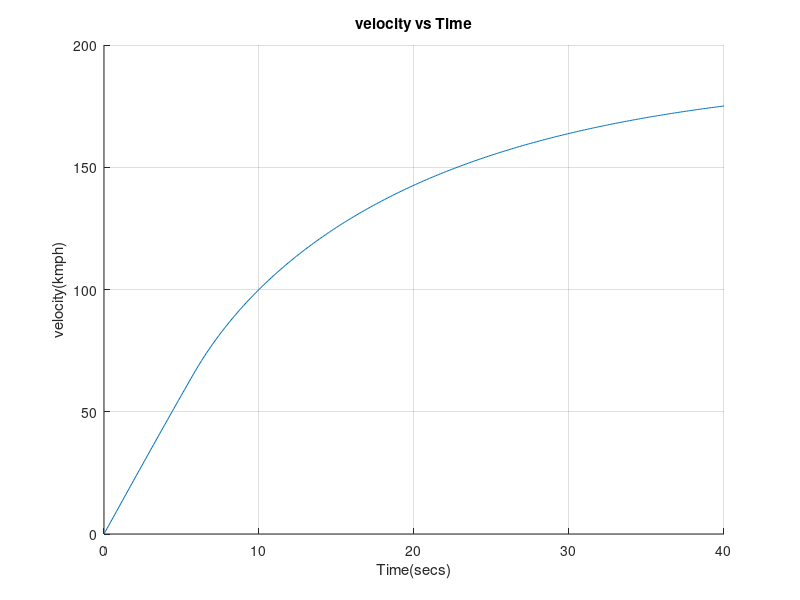
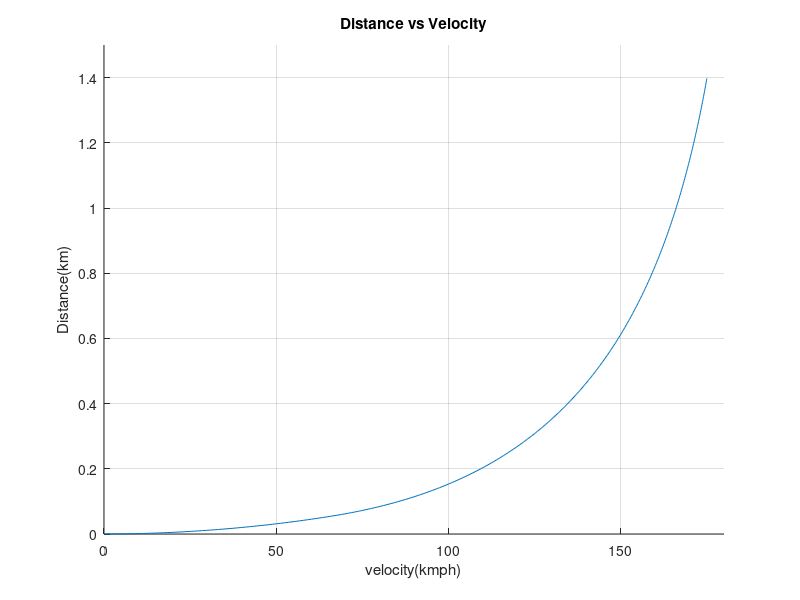
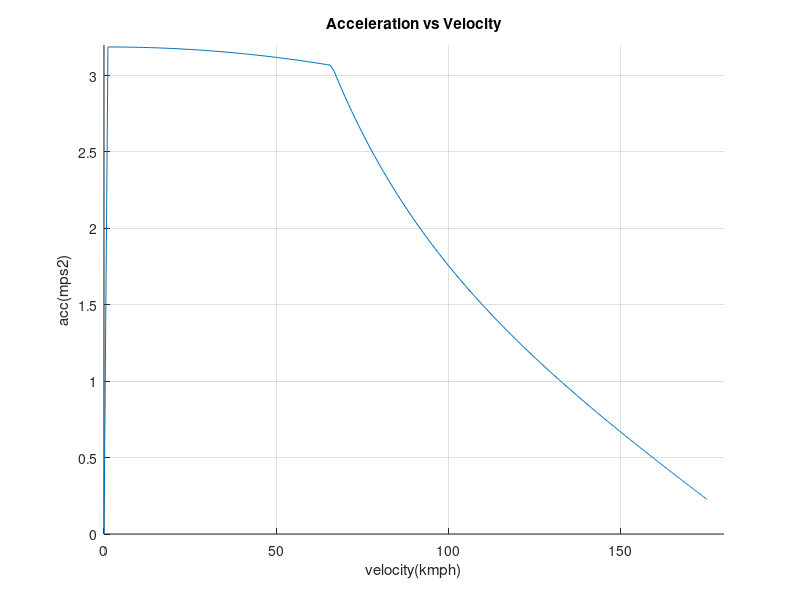
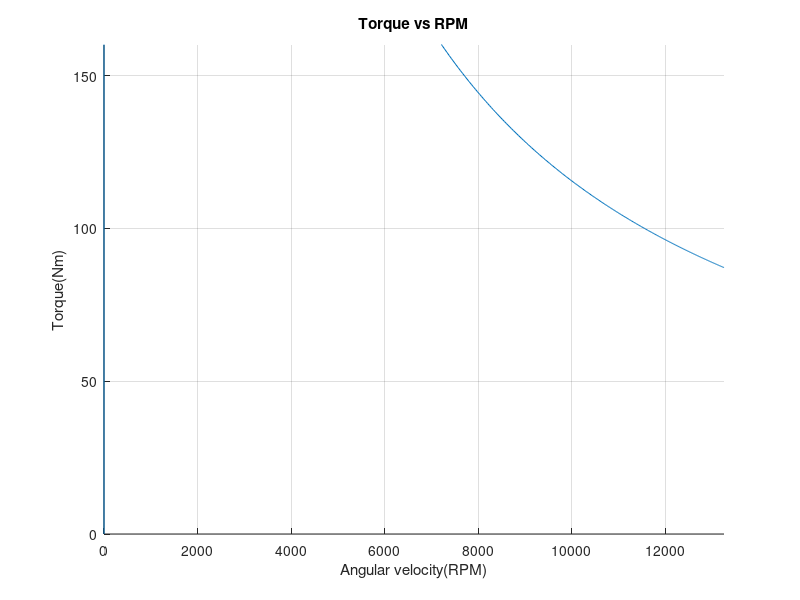

Source code (MATLAB) for these figures, in order:
clear;

% decalaring data for torque and power calculation
Mv=1666.5;
delta=1.097;     %mass factor of the car
M_eq=delta*Mv;
Gr=10;           %fixed gear ratio
fr=0.015;       %rolling resistyance constant
Cd=0.4;        %Aerodynamics drag
Af=1.53*1.84;           %frontal area
r=.35;%(12*0.0254+(2*0.175*0.55))/2;   % tire size 155/60R15
nu=0.90;         %efficiency
v_wind=0;

%decalaring constants
g=9.81;
rho=1.2;       %air density
grade=0.0;    % 6% grade means 6m rise in every 100 m of horizontal distance

%conversion factors
mph2mps=1.6/3.6;
kmph2mph=1/1.6;
rpm2radps=pi/30;
kmph2mps=1/3.6;

%performace data
v_safe=160*kmph2mps;     %160kmph   
vgrade=60*kmph2mps;      %60kmph           
vacc=100*1.105*kmph2mps;     %100kmph for vrated reduced to 75% increase vacc by 4.5% || for vrated reduced to 65% increase vacc by 10.5% || for vrated reduced to 50% increase vacc by 27.5%
v_rated=100*.65*kmph2mps;  %100kmph      105kmph and 73kmph
t_acc=10;

% calculating torque required at maximum aceeleration on level road
Faero=0.5*Cd*Af*rho*(vacc+v_wind)^2;
Froll=Mv*g*fr*cos(0);
Facc=M_eq*vacc/t_acc;
Fgrade=Mv*g*sin(0);

% calculating net torque 
F_max_acc_wheel=Faero+Froll+Facc+Fgrade;
T_max_acc_wheel=F_max_acc_wheel*r;
T_max_acc_motor=T_max_acc_wheel/(Gr*nu);
T_max=T_max_acc_motor;

% calculating constants
Fte=(Gr/r)*T_max*nu;
Frr=Froll;
Fg=Fgrade;
Fad_const=0.5*Cd*Af*rho;
k2=(Fte-Frr-Fg)/M_eq;      %for constant torque region
k1=(Fad_const)/M_eq;       %for constant torque and constant power region

%run for end loop for 1500 cycle
% Array difination of variables
t=linspace(0,15,151);
v=zeros(1,151);
dT=0.1;            % 0.1 sec time step

for n=1:150
    v(n+1)= v(n)+ dT*(k2-(k1*(v(n)+v_wind)^2));
    if t(n)==10
        QQ=n;
    end
end
T_fac=vacc/v(QQ);
T_max=T_max_acc_motor*T_fac;
fprintf('The torque required from the motor is %d Nm \n', T_max);


% Now calculating power, RPM and optimizing rated speed via simulations in different motor modes
% calculating constants

Fte=(Gr/r)*T_max*nu;
Frr=Mv*g*fr*cos(0);
Fg=Mv*g*sin(0);
Fad_const=0.5*Cd*Af*rho;
k2=(Fte-Frr-Fg)/M_eq;      %for constant torque region
k1=(Fad_const)/M_eq;       %for constant torque and constant power region
k2_cp=(-Frr-Fg)/M_eq;
k3=((Fte*v_rated)/M_eq);   %for contant power region torque calculation


% Array difination of variables
t_ctp=linspace(0,40,401);
v_ctp=zeros(1,401);
N=zeros(1,400);
T=zeros(1,400);
P=zeros(1,400);
a=zeros(1,400);
E=zeros(1,400);
D=zeros(1,400);
dT=0.1;            % 0.1 sec time step

for ii=1:400
    if v_ctp(ii)<v_rated  % constant torque region
        v_ctp(ii+1)=v_ctp(ii)+dT*(k2-(k1*(v_ctp(ii)+v_wind)^2));
        T(ii)=Fte*r/Gr/nu;
        P(ii)=v_ctp(ii)*Fte;
        kk=ii;
%     elseif v_ctp(ii)>=v_safe % natural characteristics region
%         velo_fac=v_ctp(ii)/v_ctp(jj); % factor by which velocity is increasing after constant power mode
%         P(ii)=P(jj)/(velo_fac)^7;
%         v_ctp(ii+1)=v_ctp(ii)+dT*((P(ii)/M_eq/v_ctp(ii))+k2_cp-(k1*(v_ctp(ii)+v_wind)^2));
%         T(ii)=P(ii)/v_ctp(ii)*r/Gr/nu; %torque decresing inversly to the velocity
       
    else  % constant power region
        v_ctp(ii+1)=v_ctp(ii)+dT*((k3/v_ctp(ii))+k2_cp-(k1*(v_ctp(ii)+v_wind)^2));
        P(ii)=P(ii-1);
        T(ii)=(P(ii)/v_ctp(ii))*r/Gr/nu;
        jj=ii;
    end
    
    N(ii)=v_ctp(ii)/r*Gr;
    a(ii)=(v_ctp(ii+1)-v_ctp(ii))/dT;
    P_ctp=[0 P];
    E(ii)=trapz(t_ctp, P_ctp);
    D(ii)=trapz(t_ctp,v_ctp);
    
end

%results
 E_ctp=[0 E]/3600000;
 E_max=E_ctp(jj);
 E_motor=E_ctp*nu;
 N=[0 N];
 N_motor=N/rpm2radps;
 fprintf('The rated motor speed must be %d RPM \n',N_motor(kk));
 fprintf('The no load motor speed must be greater than %d RPM \n',N_motor(jj));
 D_ctp=[0 D];
 a_ctp=[0 a];
 T_motor=[0 T];
 P_motor=T_motor.*N;
 P_motor_kw=P_motor*.001;
 fprintf('The maximum motor power required for this performance is %d kw \n',P_motor_kw(kk));
 fprintf('The energy required for accelerating the vehicle to maximum speed is %d kwhr \n',E_max);
 V_10s=v_ctp(100)
 
%plotting velo
figure(1);
hold on;
plot(t_ctp,v_ctp/kmph2mps);
xlabel('Time(secs)');
ylabel('velocity(kmph)');
title('velocity vs Time');
axis([0 40 0 200]);
grid on;

%plotting distance
figure(2);
hold on;
plot(v_ctp/kmph2mps,D_ctp*.001);
xlabel('velocity(kmph)');
ylabel('Distance(km)');
title('Distance vs Velocity');
axis([0 180 0 1.5]);
grid on;

%plotting acc
figure(3);
hold on;
plot(v_ctp/kmph2mps,a_ctp);
xlabel('velocity(kmph)');
ylabel('acc(mps2)');
title('Acceleration vs Velocity');
axis([0 180 0 3.2]);
grid on;

%plotting motor torque
figure(4);
hold on;
plot(N_motor,T_motor);
xlabel('Angular velocity(RPM)');
ylabel('Torque(Nm)');
title('Torque vs RPM');
axis([0 N_motor(end) 0 160]);
grid on;

%plotting motor power
figure(5);
hold on;
plot(N_motor,P_motor_kw);
xlabel('Angular velocity(RPM)');
ylabel('Power(kilo watt)');
title('Power vs RPM');
axis([0 N_motor(end) 0 120]);
grid on;

%plotting energy
figure(6);
hold on;
plot(v_ctp/kmph2mps,E_motor);
xlabel('Velocity(kmph)');
ylabel('Energy(kwhr)');
title('Energy vs Velocity');
axis([0 185 0 E_motor(end)]);
grid on;

